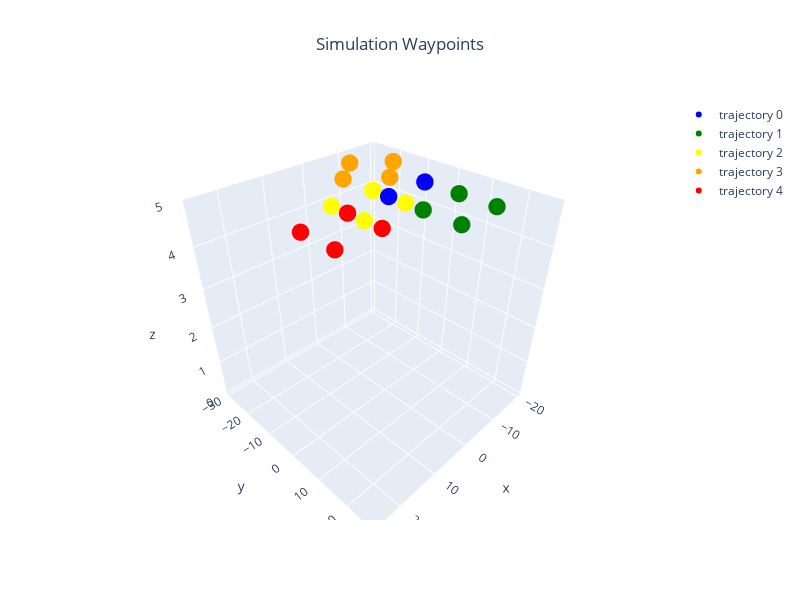

The code cell stored with this chart in its notebook:
### Markdown cell above
## Visualization Parameters

### Code cell
markers = [
	ConfigGazebo.create_markertraj(
		traj=enu_path,
		color=color
	)
	for enu_path, color in zip(enu_paths, colors)
]
Gazebo.plot_3d_interactive(
	markers=markers,
	title="Simulation Waypoints",
	frames=(0.2, 0.2, 0.6),
	ground=-0.05
)

### Figure 1 — Plotly figure (JSON) as saved in the notebook; plotly's stock layout.template omitted (floating-point values rounded to 4 significant figures)
{"data": [{"marker": {"color": ["blue", "blue", "blue", "blue", "blue"], "size": 6}, "mode": "markers", "name": "trajectory 0", "type": "scatter3d", "x": [0, -10, -10, 6.123e-16, 0], "y": [0, 6.123e-16, 10, 10, 0], "z": [5, 5, 5, 5, 5]}, {"marker": {"color": ["green", "green", "green", "green", "green"], "size": 6}, "mode": "markers", "name": "trajectory 1", "type": "scatter3d", "x": [6.123e-16, -10, -10.0, 1.225e-15, 6.123e-16], "y": [10, 10, 20, 20, 10], "z": [5, 5, 5, 5, 5]}, {"marker": {"color": ["yellow", "yellow", "yellow", "yellow", "yellow"], "size": 6}, "mode": "markers", "name": "trajectory 2", "type": "scatter3d", "x": [10, -3.062e-16, 3.062e-16, 10, 10], "y": [-5.0, -5, 5, 5.0, -5.0], "z": [5, 5, 5, 5, 5]}, {"marker": {"color": ["orange", "orange", "orange", "orange", "orange"], "size": 6}, "mode": "markers", "name": "trajectory 3", "type": "scatter3d", "x": [-9.185e-16, -7.071, -14.14, -7.071, -9.185e-16], "y": [-15, -22.07, -15, -7.929, -15], "z": [5, 5, 5, 5, 5]}, {"marker": {"color": ["red", "red", "red", "red", "red"], "size": 6}, "mode": "markers", "name": "trajectory 4", "type": "scatter3d", "x": [20, 10, 10, 20, 20], "y": [-1.225e-15, -6.123e-16, 10, 10.0, -1.225e-15], "z": [5, 5, 5, 5, 5]}], "layout": {"height": 600, "scene": {"xaxis": {"range": [-20.97, 26.83], "title": {"text": "x"}}, "yaxis": {"range": [-30.49, 28.41], "title": {"text": "y"}}, "zaxis": {"range": [-0.05, 5], "title": {"text": "z"}}}, "showlegend": true, "title": {"text": "Simulation Waypoints", "x": 0.5, "xanchor": "center"}, "width": 800}}
